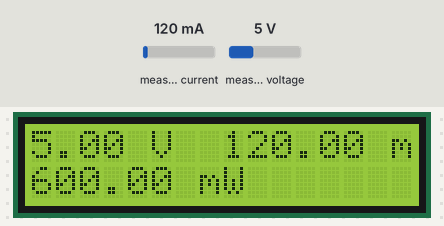
Recording of a program running on a simulated ESP32. Shown: 16×2 character LCD. The test bench sets the inputs (shaded band); at power-on: measured current 120 mA, measured voltage 5 V. What the program prints to the serial monitor is not drawn.

Above: at 1.2 s.
1.3 s: measured current set to 40 mA
At 2.9 s:
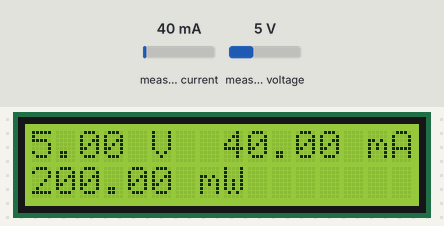
4.3 s: measured voltage set to 0.3 V
At 5.7 s:
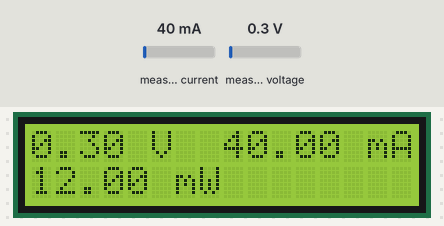
7.3 s: measured current set to 500 mA
At 8.1 s:
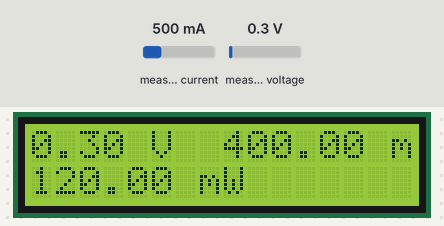
9.8 s: measured voltage set to 3.8 V
At 10.9 s:
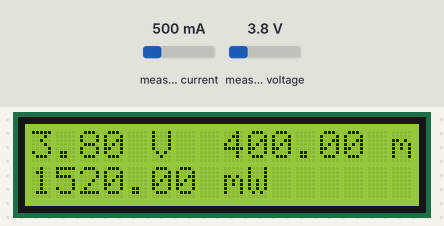
Timing chart, 0 to 12.8 s (numbered marks = the images above; inputs shaded):
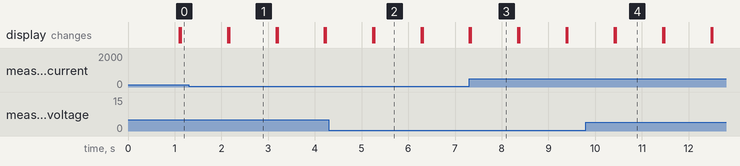

Measured:
- after the input at 1.3 s, the display: first differs from a run without the input after 0.87 s (image 1)
- after the input at 4.3 s, the display: first differs from a run without the input after 0.97 s (image 2)
- after the input at 7.3 s, the display: first differs from a run without the input at once (image 3)
- after the input at 9.8 s, the display: first differs from a run without the input after 0.64 s (image 4)
- what the display in image 1 shows lasts 1.0 s, from 2.2 s to 3.2 s

The program:

main.cpp
```cpp
#include <Arduino.h>
#include <Wire.h>
#include <Adafruit_INA219.h>
#include <LiquidCrystal_I2C.h>

Adafruit_INA219 ina219;

int lcdColumns = 16;
int lcdRows = 2;
LiquidCrystal_I2C lcd(0x27, lcdColumns, lcdRows);

void setup(){
  lcd.init();
  lcd.backlight();

  Serial.begin(9600);
  while (!Serial) {
      delay(1);
  }

  Serial.println("Hello!");

  // Initialize the INA219.
  // By default the initialization will use the largest range (32V, 2A).  However
  // you can call a setCalibration function to change this range (see comments).
  if (! ina219.begin()) {
    Serial.println("Failed to find INA219 chip");
    while (1) { delay(10); }
  }

  ina219.setCalibration_16V_400mA();
  // To use a slightly lower 32V, 1A range (higher precision on amps):
  //ina219.setCalibration_32V_1A();
  // Or to use a lower 16V, 400mA range (higher precision on volts and amps):
  //ina219.setCalibration_16V_400mA();

  Serial.println("Measuring voltage and current with INA219 ...");
}

void loop(){
  float shuntvoltage = 0;
  float busvoltage = 0;
  float current_mA = 0;
  float loadvoltage = 0;
  float power_mW = 0;

  shuntvoltage = ina219.getShuntVoltage_mV();
  busvoltage = ina219.getBusVoltage_V();
  current_mA = ina219.getCurrent_mA();
  power_mW = ina219.getPower_mW();
  loadvoltage = busvoltage + (shuntvoltage / 1000);

  // Serial.print("Bus Voltage:   "); Serial.print(busvoltage); Serial.println(" V");
  // Serial.print("Shunt Voltage: "); Serial.print(shuntvoltage); Serial.println(" mV");
  // Serial.print("Load Voltage:  "); Serial.print(loadvoltage); Serial.println(" V");
  // Serial.print("Current:       "); Serial.print(current_mA); Serial.println(" mA");
  // Serial.print("Power:         "); Serial.print(power_mW); Serial.println(" mW");
  // Serial.println("");

  lcd.setCursor(0, 0);

  lcd.print(busvoltage);
  lcd.print(" V  ");
  lcd.print(current_mA);
  lcd.print(" mA");

  lcd.setCursor(0,1);
  lcd.print(power_mW);
  lcd.print(" mW");

  delay(1000);
  lcd.clear();
}
```
